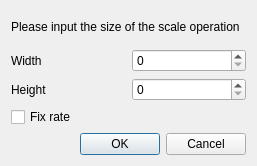
<?xml version="1.0" encoding="UTF-8"?>
<ui version="4.0">
 <class>ScaleDialog</class>
 <widget class="QDialog" name="ScaleDialog">
  <property name="geometry">
   <rect>
    <x>0</x>
    <y>0</y>
    <width>257</width>
    <height>166</height>
   </rect>
  </property>
  <property name="windowTitle">
   <string>Scale Parameter</string>
  </property>
  <layout class="QVBoxLayout" name="verticalLayout_3">
   <item>
    <widget class="QLabel" name="label">
     <property name="text">
      <string>Please input the size of the scale operation</string>
     </property>
    </widget>
   </item>
   <item>
    <layout class="QHBoxLayout" name="horizontalLayout">
     <item>
      <widget class="QLabel" name="label_2">
       <property name="text">
        <string>Width</string>
       </property>
      </widget>
     </item>
     <item>
      <widget class="QSpinBox" name="spinBoxWidthAb"/>
     </item>
    </layout>
   </item>
   <item>
    <layout class="QHBoxLayout" name="horizontalLayout_2">
     <item>
      <widget class="QLabel" name="label_3">
       <property name="text">
        <string>Height</string>
       </property>
      </widget>
     </item>
     <item>
      <widget class="QSpinBox" name="spinBoxHeightAb"/>
     </item>
    </layout>
   </item>
   <item>
    <widget class="QCheckBox" name="checkBoxFixRate">
     <property name="text">
      <string>Fix rate</string>
     </property>
    </widget>
   </item>
   <item>
    <widget class="QDialogButtonBox" name="buttonBox">
     <property name="orientation">
      <enum>Qt::Horizontal</enum>
     </property>
     <property name="standardButtons">
      <set>QDialogButtonBox::Cancel|QDialogButtonBox::Ok</set>
     </property>
    </widget>
   </item>
  </layout>
 </widget>
 <resources/>
 <connections>
  <connection>
   <sender>buttonBox</sender>
   <signal>accepted()</signal>
   <receiver>ScaleDialog</receiver>
   <slot>accept()</slot>
   <hints>
    <hint type="sourcelabel">
     <x>248</x>
     <y>254</y>
    </hint>
    <hint type="destinationlabel">
     <x>157</x>
     <y>274</y>
    </hint>
   </hints>
  </connection>
  <connection>
   <sender>buttonBox</sender>
   <signal>rejected()</signal>
   <receiver>ScaleDialog</receiver>
   <slot>reject()</slot>
   <hints>
    <hint type="sourcelabel">
     <x>316</x>
     <y>260</y>
    </hint>
    <hint type="destinationlabel">
     <x>286</x>
     <y>274</y>
    </hint>
   </hints>
  </connection>
 </connections>
</ui>
